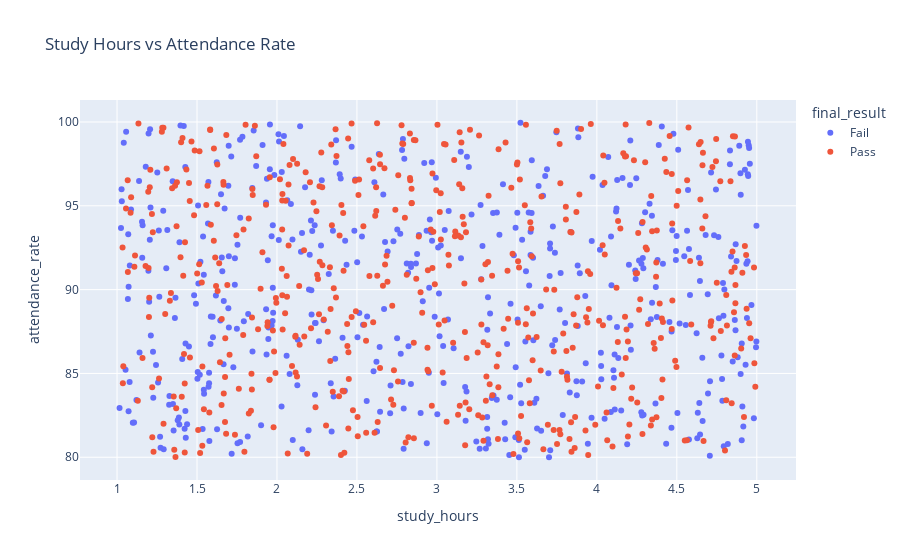

Notebook code cell kept with this figure:
### Code cell
fig = px.scatter(df, x='study_hours', y='attendance_rate', color='final_result',
                 title='Study Hours vs Attendance Rate',
                 hover_data=['math_score', 'reading_score'])
fig.show()

### Figure 1 — Plotly figure (JSON) as saved in the notebook; plotly's stock layout.template omitted (floating-point values rounded to 4 significant figures; data arrays with more than 128 entries replaced by an {"elided": "..."} marker saying what was removed)
{"data": [{"customdata": {"elided": "483x2 int values"}, "hovertemplate": "final_result=Fail<br>study_hours=%{x}<br>attendance_rate=%{y}<br>math_score=%{customdata[0]}<br>reading_score=%{customdata[1]}<extra></extra>", "legendgroup": "Fail", "marker": {"color": "#636efa", "symbol": "circle"}, "mode": "markers", "name": "Fail", "orientation": "v", "showlegend": true, "type": "scatter", "x": {"elided": "483 float values"}, "xaxis": "x", "y": {"elided": "483 float values"}, "yaxis": "y"}, {"customdata": {"elided": "517x2 int values"}, "hovertemplate": "final_result=Pass<br>study_hours=%{x}<br>attendance_rate=%{y}<br>math_score=%{customdata[0]}<br>reading_score=%{customdata[1]}<extra></extra>", "legendgroup": "Pass", "marker": {"color": "#EF553B", "symbol": "circle"}, "mode": "markers", "name": "Pass", "orientation": "v", "showlegend": true, "type": "scatter", "x": {"elided": "517 float values"}, "xaxis": "x", "y": {"elided": "517 float values"}, "yaxis": "y"}], "layout": {"legend": {"title": {"text": "final_result"}, "tracegroupgap": 0}, "title": {"text": "Study Hours vs Attendance Rate"}, "xaxis": {"anchor": "y", "domain": [0, 1], "title": {"text": "study_hours"}}, "yaxis": {"anchor": "x", "domain": [0, 1], "title": {"text": "attendance_rate"}}}}
